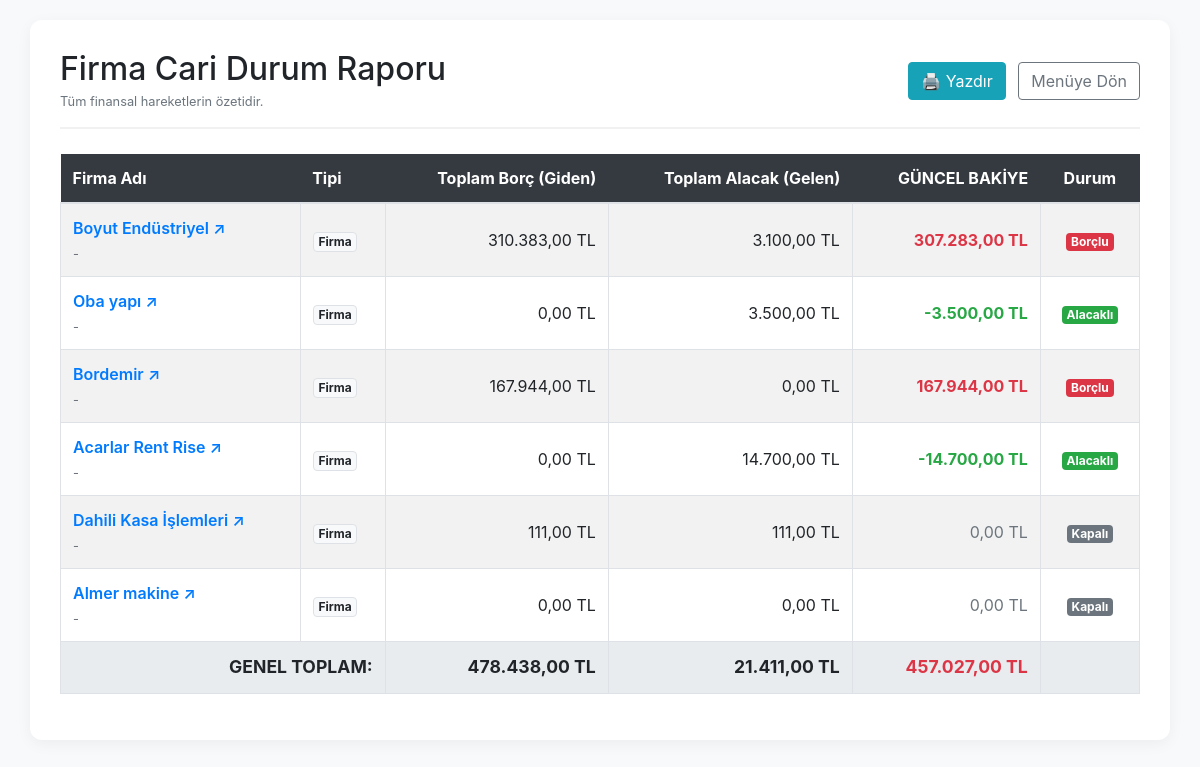
Screenshot of /cari/cari-durum-raporu with the database file from the repository.
### app/firmalar/models.py (models this page shows, shortened)
class Firma(db.Model):
    __tablename__ = 'firma'
    id = db.Column(db.Integer, primary_key=True)
    firma_adi = db.Column(db.String(150), nullable=False, index=True)
    yetkili_adi = db.Column(db.String(100), nullable=False)
    telefon = db.Column(db.String(20), nullable=True)
    eposta = db.Column(db.String(120), nullable=True, index=True)
    iletisim_bilgileri = db.Column(db.Text, nullable=False)
    vergi_dairesi = db.Column(db.String(100), nullable=False)
    vergi_no = db.Column(db.String(50), unique=True, nullable=False, index=True)
    is_musteri = db.Column(db.Boolean, default=True, nullable=False, index=True)
    is_tedarikci = db.Column(db.Boolean, default=False, nullable=False, index=True)
    is_active = db.Column(db.Boolean, default=True, nullable=False)
    bakiye = db.Column(db.Numeric(15, 2), default=0, nullable=False)
    imza_yetkisi_kontrol_edildi = db.Column(
        db.Boolean,
        default=False,
        nullable=False
    )
    imza_yetkisi_kontrol_tarihi = db.Column(
        db.DateTime,
        nullable=True
    )
    imza_yetkisi_kontrol_eden_id = db.Column(
        db.Integer,
        nullable=True
    )
    imza_arsiv_notu = db.Column(
        db.String(255),
        nullable=True
    )
    kiralamalar = db.relationship(
        'Kiralama',
        back_populates='firma_musteri',
        foreign_keys='Kiralama.firma_musteri_id',
        cascade="all, delete-orphan"
    )
    tedarik_edilen_ekipmanlar = db.relationship(
        'Ekipman',
        back_populates='firma_tedarikci',
        foreign_keys='Ekipman.firma_tedarikci_id'
    )
    odemeler = db.relationship(
        'Odeme',
        back_populates='firma_musteri',
        foreign_keys='Odeme.firma_musteri_id',
        cascade="all, delete-orphan"
    )
    saglanan_nakliye_hizmetleri = db.relationship(
        'KiralamaKalemi',
        back_populates='nakliye_tedarikci',
        foreign_keys='KiralamaKalemi.nakliye_tedarikci_id'
    )
    hizmet_kayitlari = db.relationship(
        'HizmetKaydi',
        back_populates='firma',
        foreign_keys='HizmetKaydi.firma_id'
    )
    tedarik_edilen_parcalar = db.relationship(
        'StokKarti',
        back_populates='varsayilan_tedarikci',
        foreign_keys='StokKarti.varsayilan_tedarikci_id'
    )
    stok_hareketleri = db.relationship(
        'StokHareket',
        back_populates='firma',
        cascade="all, delete-orphan"
    )
    nakliyeler = db.relationship(
        'Nakliye',
        back_populates='firma',
        cascade="all, delete-orphan"
    )

### app/cari/routes.py (the view)
@cari_bp.route('/cari-durum-raporu')
def cari_durum_raporu():
    try:
        h_ozet = db.session.query(
            HizmetKaydi.firma_id,
            func.sum(case((HizmetKaydi.yon == 'giden', HizmetKaydi.tutar), else_=0)).label('b'),
            func.sum(case((HizmetKaydi.yon == 'gelen', HizmetKaydi.tutar), else_=0)).label('a')
        ).group_by(HizmetKaydi.firma_id).subquery()
        o_ozet = db.session.query(
            Odeme.firma_musteri_id,
            func.sum(case((Odeme.yon == 'odeme', Odeme.tutar), else_=0)).label('b'),
            func.sum(case((Odeme.yon == 'tahsilat', Odeme.tutar), else_=0)).label('a')
        ).group_by(Odeme.firma_musteri_id).subquery()
        sorgu = db.session.query(
            Firma.id,
            Firma.firma_adi,
            (func.coalesce(h_ozet.c.b, 0) + func.coalesce(o_ozet.c.b, 0)).label('tb'),
            (func.coalesce(h_ozet.c.a, 0) + func.coalesce(o_ozet.c.a, 0)).label('ta')
        ).outerjoin(h_ozet, Firma.id == h_ozet.c.firma_id)\
         .outerjoin(o_ozet, Firma.id == o_ozet.c.firma_musteri_id)\
         .filter(Firma.is_active == True).all()
        rapor = []
        toplamlar = {'borc': Decimal('0.00'), 'alacak': Decimal('0.00'), 'bakiye': Decimal('0.00')}
        for r in sorgu:
            val_borc = Decimal(str(r.tb)) if r.tb is not None else Decimal('0.00')
            val_alacak = Decimal(str(r.ta)) if r.ta is not None else Decimal('0.00')
            bakiye_hesap = val_borc - val_alacak
            toplamlar['borc'] += val_borc
            toplamlar['alacak'] += val_alacak
            toplamlar['bakiye'] += bakiye_hesap
            rapor.append({
                'id': r.id,
                'firma_adi': r.firma_adi,
                'borc': val_borc,
                'alacak': val_alacak,
                'bakiye': bakiye_hesap
            })
        return render_template('cari/cari_durum_raporu.html', rapor=rapor, genel_toplam=toplamlar)
    except Exception as e:
        db.session.rollback()
        traceback.print_exc()
        flash(f"Rapor hazırlanırken bir hata oluştu: {str(e)}", "danger")
        return redirect(url_for('cari.finans_menu'))

### app/templates/cari/cari_durum_raporu.html (shortened to what this page needs)
<!DOCTYPE html>
<html lang="tr">
<head>
    <link rel="stylesheet" href="https://stackpath.bootstrapcdn.com/bootstrap/4.5.2/css/bootstrap.min.css">
</head>
<body>
<div class="container">
    <div class="header-area">
        <div>
            <h2 class="mb-0">Firma Cari Durum Raporu</h2>
            <small class="text-muted">Tüm finansal hareketlerin özetidir.</small>
        </div>
        <div class="no-print">
            <button onclick="window.print()" class="btn btn-info mr-2">
                🖨️ Yazdır
            </button>
            <a href="{{ url_for('cari.finans_menu') }}" class="btn btn-outline-secondary">
                Menüye Dön
            </a>
        </div>
    </div>
    <div class="table-responsive">
        <table class="table table-hover table-striped table-bordered">
            <thead>
                <tr>
                    <th>Firma Adı</th>
                    <th>Tipi</th>
                    <th class="text-right">Toplam Borç (Giden)</th>
                    <th class="text-right">Toplam Alacak (Gelen)</th>
                    <th class="text-right">GÜNCEL BAKİYE</th>
                    <th class="text-center">Durum</th>
                </tr>
            </thead>
            <tbody>
                {% for satir in rapor %}
                <tr>
                    <td>
                        <a href="{{ url_for('firmalar.bilgi', id=satir.id) }}" class="firma-link" target="_blank">
                            {{ satir.firma_adi }} ↗
                        </a>
                        <br>
                        <small class="text-muted">{{ satir.yetkili if satir.yetkili else '-' }}</small>
                    </td>
                    <td><span class="badge badge-light border">{{ satir.tipi if satir.tipi else 'Firma' }}</span></td>
                    <td class="text-right">
                        {{ "{:,.2f}".format(satir.borc).replace(',', 'X').replace('.', ',').replace('X', '.') }} TL
                    </td>
                    <td class="text-right">
                        {{ "{:,.2f}".format(satir.alacak).replace(',', 'X').replace('.', ',').replace('X', '.') }} TL
                    </td>
                    <td class="text-right">
                        {% if satir.bakiye > 0 %}
                            <span class="bakiye-pozitif">{{ "{:,.2f}".format(satir.bakiye).replace(',', 'X').replace('.', ',').replace('X', '.') }} TL</span>
                        {% elif satir.bakiye < 0 %}
                            <span class="bakiye-negatif">{{ "{:,.2f}".format(satir.bakiye).replace(',', 'X').replace('.', ',').replace('X', '.') }} TL</span>
                        {% else %}
                            <span class="bakiye-sifir">0,00 TL</span>
                        {% endif %}
                    </td>
                    <td class="text-center">
                        {% if satir.bakiye > 0 %} <span class="badge badge-danger">Borçlu</span>
                        {% elif satir.bakiye < 0 %} <span class="badge badge-success">Alacaklı</span>
                        {% else %} <span class="badge badge-secondary">Kapalı</span> {% endif %}
                    </td>
                </tr>
                {% else %}
                <tr><td colspan="6" class="text-center py-4">Kayıt bulunamadı.</td></tr>
                {% endfor %}
            </tbody>
            <tfoot style="background-color: #e9ecef; font-weight: bold; font-size: 1.1em;">
                <tr>
                    <td colspan="2" class="text-right">GENEL TOPLAM:</td>
                    <td class="text-right">
                        {{ "{:,.2f}".format(genel_toplam.borc).replace(',', 'X').replace('.', ',').replace('X', '.') }} TL
                    </td>
                    <td class="text-right">
                        {{ "{:,.2f}".format(genel_toplam.alacak).replace(',', 'X').replace('.', ',').replace('X', '.') }} TL
                    </td>
                    <td class="text-right">
                        {% if genel_toplam.bakiye > 0 %}
                            <span style="color: #dc3545;">{{ "{:,.2f}".format(genel_toplam.bakiye).replace(',', 'X').replace('.', ',').replace('X', '.') }} TL</span>
                        {% elif genel_toplam.bakiye < 0 %}
                            <span style="color: #28a745;">{{ "{:,.2f}".format(genel_toplam.bakiye).replace(',', 'X').replace('.', ',').replace('X', '.') }} TL</span>
                        {% else %}
                            0,00 TL
                        {% endif %}
                    </td>
                    <td></td>
                </tr>
            </tfoot>
        </table>
    </div>
</div>
</body>
</html>

### app/templates/cari/cari_durum_raporu.html (style rules this page uses)
body { background-color: #f8f9fa; padding: 20px; }
.container { background: white; padding: 30px; border-radius: 12px; box-shadow: 0 4px 15px rgba(0,0,0,0.05); }
.header-area { display: flex; justify-content: space-between; align-items: center; margin-bottom: 25px; padding-bottom: 15px; border-bottom: 2px solid #f1f1f1; }
.bakiye-pozitif { color: #dc3545; font-weight: bold; }
.bakiye-negatif { color: #28a745; font-weight: bold; }
.bakiye-sifir { color: #6c757d; }
.table th { background-color: #343a40; color: white; border: none; }
.table td { vertical-align: middle; }
.firma-link { color: #007bff; font-weight: 600; text-decoration: none; }

### rows the page displays
Firma: firma_adi "Boyut Endüstriyel", yetkili "-", tipi "Firma", borc "310.383,00", alacak "3.100,00", bakiye "307.283,00", shows "Borçlu"
Firma: firma_adi "Oba yapı", yetkili "-", tipi "Firma", borc "0,00", alacak "3.500,00", bakiye "-3.500,00", shows "Alacaklı"
Firma: firma_adi "Bordemir", yetkili "-", tipi "Firma", borc "167.944,00", alacak "0,00", bakiye "167.944,00", shows "Borçlu"
Firma: firma_adi "Acarlar Rent Rise", yetkili "-", tipi "Firma", borc "0,00", alacak "14.700,00", bakiye "-14.700,00", shows "Alacaklı"
Firma: firma_adi "Dahili Kasa İşlemleri", yetkili "-", tipi "Firma", borc "111,00", alacak "111,00", shows "0,00 TL", shows "Kapalı"
Firma: firma_adi "Almer makine", yetkili "-", tipi "Firma", borc "0,00", alacak "0,00", shows "0,00 TL", shows "Kapalı"
